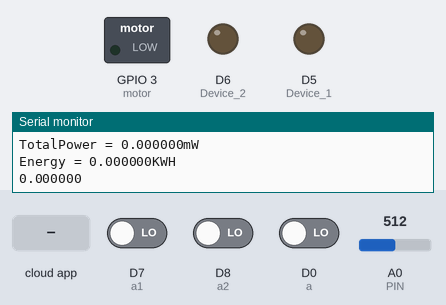
A sketch run on a simulated ESP8266 (NodeMCU). On the bench: switched loads named in the sketch (green lamp = pin HIGH), output pins drawn as LEDs (lit = HIGH), the last lines printed to the serial monitor. The test bench sets the inputs (shaded band); at power-on: D8 (a2) LOW, D0 (a) LOW, D7 (a1) LOW, A0 (PIN) = 512. WiFi joins after 1.5 s; servers stay silent unless stated; the local clock reads 2024-03-15 10:24:30 at power-on unless the sketch sets it; the Firebase database answers and starts empty.

Above: at 2.7 s.
2.8 s: the phone or cloud app sets b3 to 1
At 3.8 s:
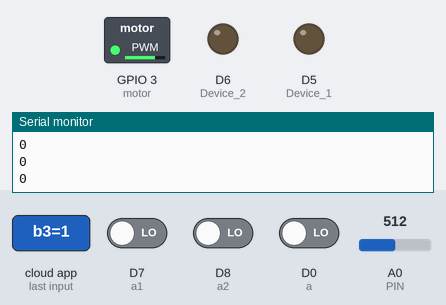
4.4 s: D8 (a2) driven HIGH
At 11.1 s:
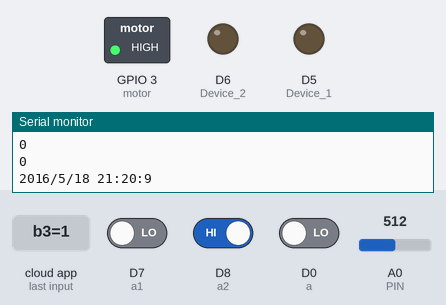
13.6 s: the phone or cloud app sets b2 to 0
At 17.4 s:
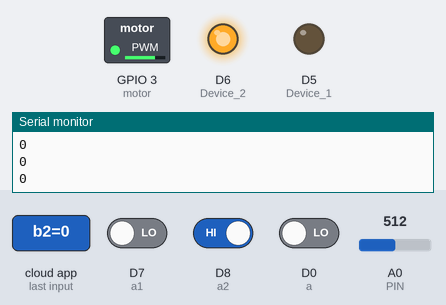
22.7 s: the phone or cloud app sets b1 to 0
At 26.2 s:
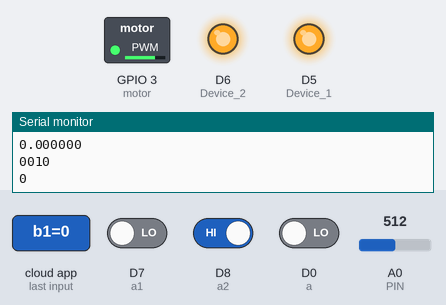
31.9 s: D0 (a) driven HIGH
At 34.5 s:
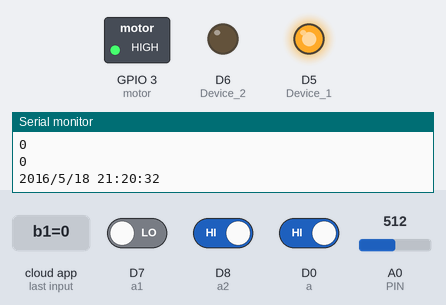
40.9 s: the phone or cloud app sets b2 to 1
At 44.8 s:
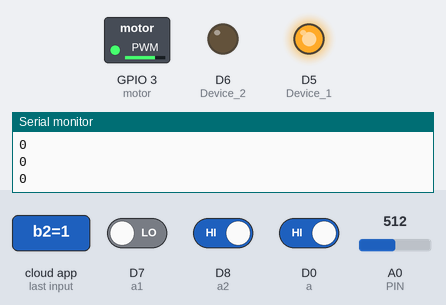
Timing chart, 0 to 50.2 s (numbered marks = the images above; inputs shaded):
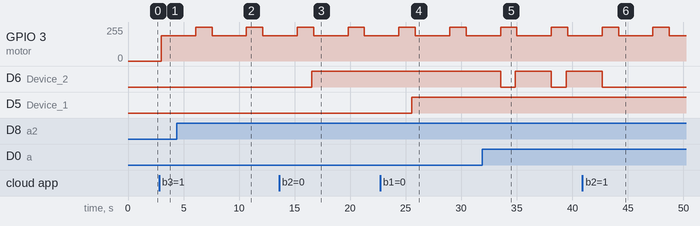

The sketch:

Project_MCU.ino
```cpp
  #include <FirebaseESP8266.h>
#include  <ESP8266WiFi.h>
#include <Wire.h>
#include <RtcDS3231.h>
 #include<SoftwareSerial.h>
#define FIREBASE_HOST "https://first-app-41fa0-default-rtdb.firebaseio.com/"
#define WIFI_SSID "IIITS_Student" // Change the name of your WIFI
#define WIFI_PASSWORD "iiit5@2k18" // Change the password of your WIFI
#define FIREBASE_Authorization_key "ahGw879heMMpTVqeB3EQUPAB5OWlD8vT5lXRuSDz"
SoftwareSerial myserial (D3,D4);
RtcDS3231<TwoWire> rtcObject(Wire);
FirebaseData firebaseData;
FirebaseJson json;
int Device_1 = D5;
int Device_2 = D6;
int a=D0;
int a1=D7;
int a2=D8;
#define PIN A0
#define pi 0.89
float CostPerUnit=10;
float bill=0;
int motor=3;
float resolution  = 3.3 / 1024;                     // Input Voltage Range is 1V to 3.3V
       int y=0;
     // ESP8266 ADC resolution is 10-bit. 2^10 = 1024
uint32_t period = 1000000 / 60;                     // One period of a 60Hz periodic waveform
uint32_t t_start = 0;

// setup
float zero_ADC_Value = 0;

// loop
float aDC = 0, Vrms = 0, Current = 0, Q = 0.000,ptotal=0,kw=0,energy=0;

float sensitivity = 0.185;
void setup() {
Serial.begin(115200);
 myserial.begin(9600);
 pinMode(PIN, INPUT);
  WiFi.begin(WIFI_SSID , WIFI_PASSWORD);//   WiFi.begin (WIFI_SSID, WIFI_PASSWORD);
   Serial.print("Connecting...");
  while (WiFi.status() != WL_CONNECTED)
  {
    Serial.print(".");

  }
  wifi_set_sleep_type(NONE_SLEEP_T);
  pinMode(Device_1, OUTPUT);
pinMode(Device_2, OUTPUT);
pinMode(motor, OUTPUT);
pinMode(a, INPUT);
pinMode(a1, INPUT);
pinMode(a2, INPUT);
 rtcObject.Begin();     //Starts I2C

  RtcDateTime currentTime = RtcDateTime(16, 05, 18, 21, 20, 0); //define date and time object
  rtcObject.SetDateTime(currentTime);
 t_start = micros();
  uint32_t ADC_SUM = 0, n = 0;
  while(micros() - t_start < period) {
    ADC_SUM += analogRead(PIN);
    n++;
  }
  zero_ADC_Value = ADC_SUM / n;
  Firebase.begin(FIREBASE_HOST,FIREBASE_Authorization_key);
}
void loop() {
  int o1,o2,f1,f2;
  if(digitalRead(a)==1){

      digitalWrite(Device_2,LOW);
    }
    if(digitalRead(a1)==1 ){

      digitalWrite(Device_1,LOW);
    }
    if(digitalRead(a2)==1 ){

      digitalWrite(motor,HIGH);
    }
   RtcDateTime currentTime = rtcObject.GetDateTime();    //get the time from the RTC

  char str[20];   //declare a string as an array of chars


  sprintf(str, "%d/%d/%d %d:%d:%d",     //%d allows to print an integer to the string
          currentTime.Year(),   //get year method
          currentTime.Month(),  //get month method
          currentTime.Day(),    //get day method
          currentTime.Hour(),   //get hour method
          currentTime.Minute(), //get minute method
          currentTime.Second()  //get second method
         );

  Serial.println(str);

  String msg=myserial.readStringUntil('\r');
 int k,l;
 t_start = micros();
  uint32_t ADC_Dif = 0, ADC_SUM = 0, m = 0;
  while(micros() - t_start < period) {            // Defining one period of the waveform. US frequency(f) is 60Hz. Period = 1/f = 0.016 seg = 16,666 microsec
    ADC_Dif = zero_ADC_Value - analogRead(PIN);   // To start from 0V we need to subtracting our initial value when no current passes through the current sensor, (i.e. 750 or 2.5V).
    ADC_SUM += ADC_Dif * ADC_Dif;                 // SUM of the square
    m++;                                          // counter to be used for avg.
  }
  aDC = sqrt(ADC_SUM / m);                        // The root-mean-square ADC value.
  Vrms = aDC * resolution ;                       // The root-mean-square analog voltage value.
  Current = (Vrms  / sensitivity) - Q;        // The root-mean-square analog current value. Note: Q
  //------------------------------//

  Serial.print("analogRead = ");
  Serial.println(analogRead(PIN));

  Serial.print("Vrms = ");
  Serial.print(Vrms, 6);
  Serial.println(" V");

  Serial.print("Irms = ");
  Serial.print(Current, 6);
  Serial.println(" A");
  kw=Current*Vrms*pi;
  ptotal=ptotal+kw;
  float p=ptotal*1000;
  Serial.print("TotalPower = ");
  Serial.print(p,6);

  Serial.println("mW");
  energy=(ptotal*millis())/((1000)*3600);
  Serial.print("Energy = ");
  Serial.print(energy,6);
  Serial.println("KWH");

  bill=energy*CostPerUnit;
  Serial.print(bill,6);
  Serial.print("\n");


 String s1,s2;
 sscanf(msg.c_str(),"%s %d %s %d",s1,&k,s2,&l);


    if (Firebase.get(firebaseData,"b1") && y==0) {
    if (firebaseData.dataType() == "string") {
      String De1 = firebaseData.stringData();
      Serial.print(De1);
          if (De1=="1"){
              digitalWrite(Device_1,LOW); //Device1 is ON
          }
          else if (De1=="0"){
              digitalWrite(Device_1,HIGH);//Device1 if OFF
            }}}
             if (Firebase.get(firebaseData,"b2")) {
    if (firebaseData.dataType() == "string") {
      String De2 = firebaseData.stringData();
      Serial.print(De2);
          if (De2=="1"){
              digitalWrite(Device_2,LOW); //Device1 is ON
          }
          else if (De2=="0"){
              digitalWrite(Device_2,HIGH);//Device1 if OFF
            }}}
            if (Firebase.get(firebaseData,"b3")) {
    if (firebaseData.dataType() == "string") {
      String De3 = firebaseData.stringData();
      Serial.print(De3);
          if (De3=="1"){
//              digitalWrite(motor,HIGH);
              if(k>35){
                 analogWrite(motor,255);}
                 else{
                  analogWrite(motor,190);
                  }

   }

             //Device1 is ON

          else if (De3=="0"){
              digitalWrite(motor,LOW);//Device1 if OFF
            }}}
           if (Firebase.get(firebaseData,"On")) {
    if (firebaseData.dataType() == "string") {
       String o3 = firebaseData.stringData();
       o1=o3.toInt();
      Serial.println(o1);
        }}
        if (Firebase.get(firebaseData,"Ons")) {
    if (firebaseData.dataType() == "string") {
       String o4 = firebaseData.stringData();
       o2=o4.toInt();
      Serial.println(o2);
        }}
        if (Firebase.get(firebaseData,"Of")) {
    if (firebaseData.dataType() == "string") {
       String f3 = firebaseData.stringData();
       f1=f3.toInt();
      Serial.println(f1);
        }}
        if (Firebase.get(firebaseData,"Ofs")) {
    if (firebaseData.dataType() == "string") {
      String f4 = firebaseData.stringData();
      f2=f4.toInt();
      Serial.println(f2);
        }}
         if(currentTime.Hour()==o1 &&  currentTime.Minute()==o2){
          digitalWrite(Device_1,LOW);
          y=1;
    Serial.println("Bulb glows");
  }
   if(currentTime.Hour()==f1 &&  currentTime.Minute()==f2){
     digitalWrite(Device_1,HIGH);
     y=0;
    Serial.println("Bulb stops");
  }


  if(l<180 && p<2000){
      Firebase.setFloat(firebaseData, "TEMPERATURE", k);
       Firebase.setFloat(firebaseData, "Smoke", l);
          Firebase.setFloat(firebaseData, "Power",p);
     Firebase.setFloat(firebaseData, "Energy",energy);
      Firebase.setFloat(firebaseData, "Bill",bill);
       Firebase.setFloat(firebaseData, "Hour", currentTime.Hour());
       Firebase.setFloat(firebaseData, "Minute",currentTime.Minute());
       Firebase.setFloat(firebaseData, "Second", currentTime.Second());
        String yes="smoke_do_not_detected";
        String p1="Power_consumption_is_well_maintained";
      Firebase.setString(firebaseData, "smoke",yes);
      Firebase.setString(firebaseData, "not",p1);
}else{

    Firebase.setFloat(firebaseData, "TEMPERATURE", k);

     Firebase.setFloat(firebaseData, "Power",p);
     Firebase.setFloat(firebaseData, "Energy",energy);
      Firebase.setFloat(firebaseData, "Bill",bill);
       Firebase.setFloat(firebaseData, "Hour", currentTime.Hour());
       Firebase.setFloat(firebaseData, "Minute",currentTime.Minute());
       Firebase.setFloat(firebaseData, "Second", currentTime.Second());
        String no="smoke_detected";
        String p2="Power_consumption_is_not_well_maintained";
      Firebase.setString(firebaseData, "smoke",no);
       Firebase.setString(firebaseData, "not",p2);
    }
   delay(1000);
}
```

Measured:
- after the input at 2.8 s, GPIO 3 (motor): 0/255 → 190/255 after 0.19 s
- after the input at 4.4 s, GPIO 3 (motor): alternates 255/255 for 1.5 s and 190/255 for 3.1 s, starting after 1.7 s
- after the input at 13.6 s, D6 (Device_2): LOW → HIGH after 3.0 s
- after the input at 22.7 s, D5 (Device_1): LOW → HIGH after 2.9 s
- after the input at 31.9 s, D6 (Device_2): alternates HIGH for 3.3 s and LOW for 1.3 s, starting after 1.6 s
- after the input at 40.9 s, D6 (Device_2): goes on until 42.7 s, then stays LOW
